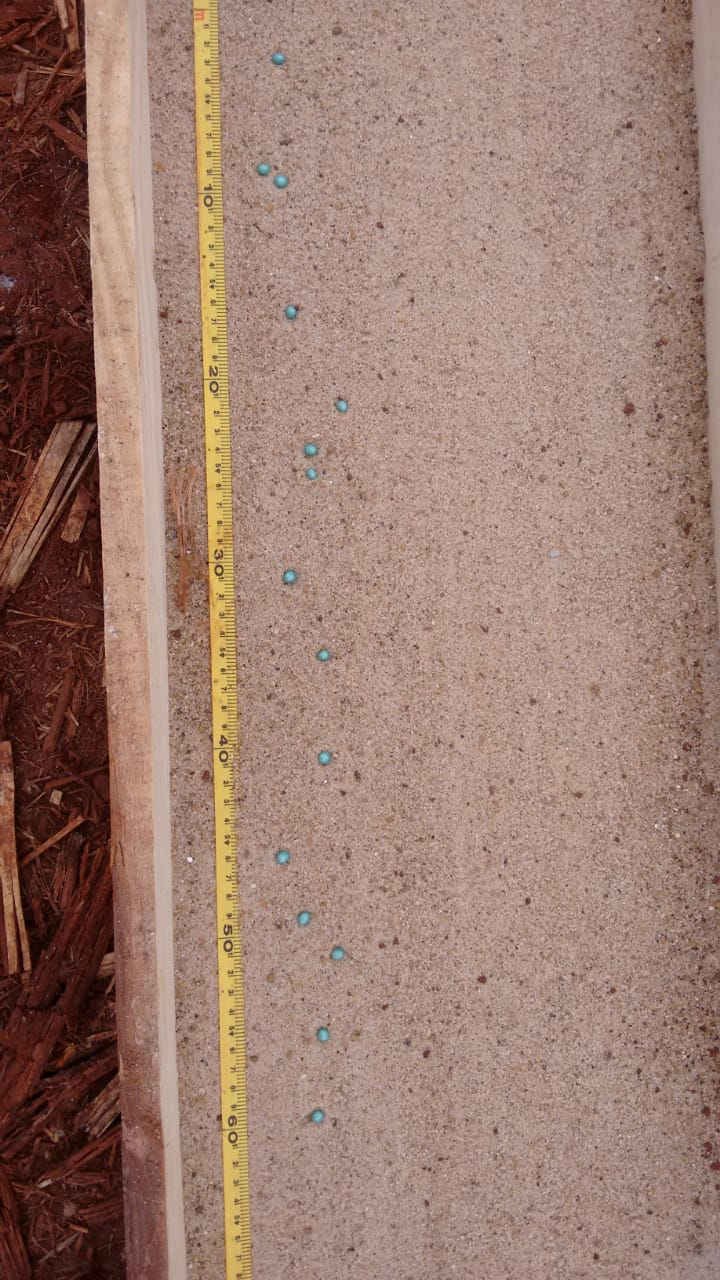
//> input picture ?image02.jpeg, 720 x 1280 px
$ ./teste '?image02.jpeg'   (built with g++ and OpenCV 4)
//> lines starting //> are read from the running program, lines starting //| are printed output that depends on the picture; after the words box and inside, x2 and y2 are one past the last pixel; in counts of white or black regions, pixels touching at a corner belong together
#include <opencv2/core/core.hpp>
#include <opencv2/highgui/highgui.hpp>
#include "opencv2/imgproc/imgproc.hpp"
#include <iostream>

using namespace cv;
using namespace std;

int main( int argc, char** argv )
{
    if( argc != 2)
    {
     cout <<" Usage: display_image ImageToLoadAndDisplay" << endl;
     return -1;
    }

    Mat image;
    image = imread(argv[1]);   // Read the file
//> image is the input picture: 1280 rows x 720 cols, CV_8UC3; mean B, G, R 112.6, 125.2, 156.4

    if(! image.data )                              // Check for invalid input
    {
        cout <<  "Could not open or find the image" << std::endl ;
        return -1;
    }

    int rows = image.rows;
//> rows = 1280
    int cols= image.cols;
//> cols = 720
    //gray= np.ndarray(shape=(s[0], s[1]), dtype=np.uint8)
    Mat gray(rows, cols, CV_8UC1);
    Mat grayM(rows, cols, CV_8UC1);

    Mat m = (Mat_<double>(1,3) << 0.1, 0.1, 0.9);

    //m= m.reshape((1,3));
    transform(image, gray, m);
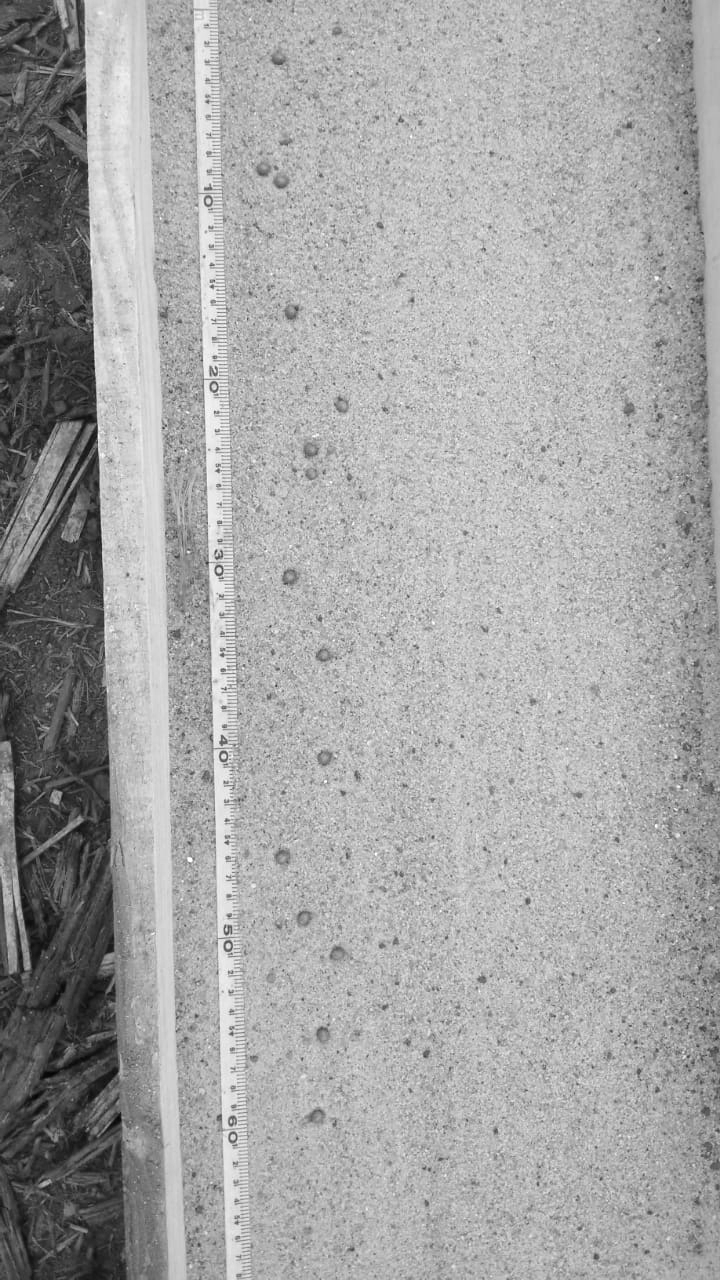
//> gray: 1280 rows x 720 cols, CV_8UC1; min 4, max 255, mean 164.6

    //threshold
    threshold(gray, gray, 220, 255, CV_THRESH_BINARY);
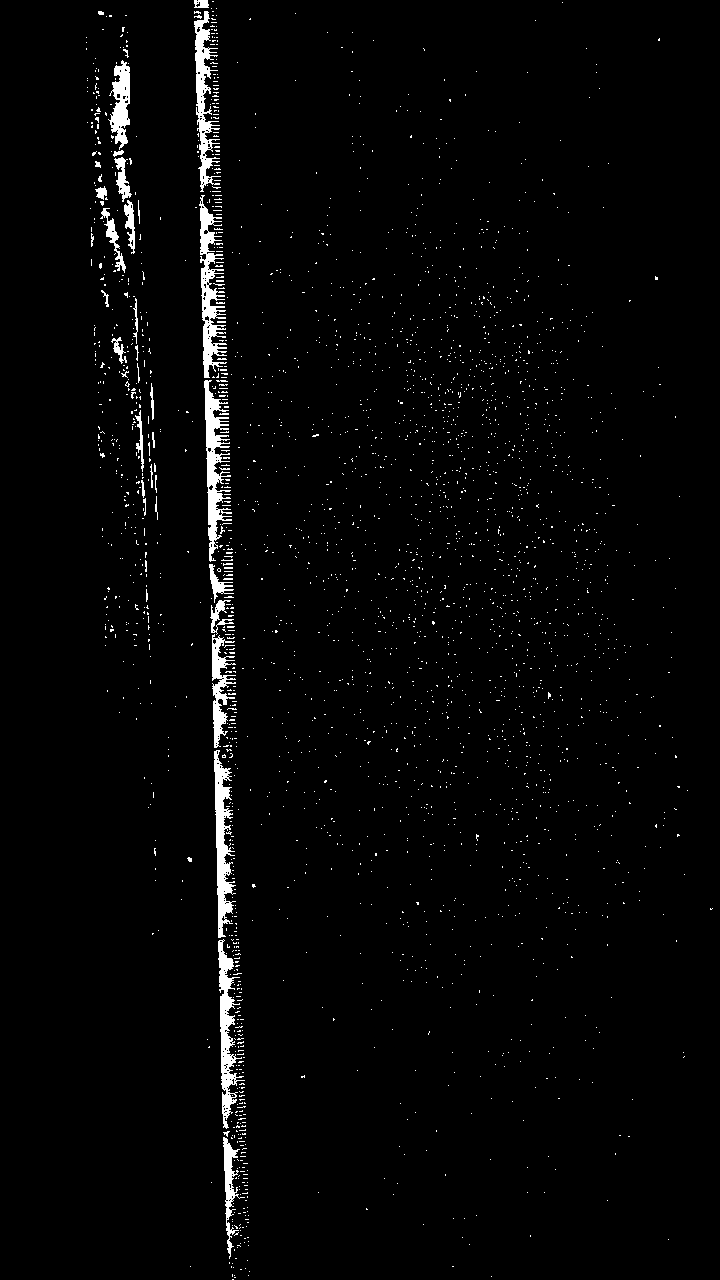
//> gray: 1280 rows x 720 cols, CV_8UC1; 2.4% white; 2729 white regions (2691 under 20 px), largest, box (x1, y1, x2, y2) and area: (199, 195, 227, 378) 2122, (204, 380, 232, 562) 2087, (214, 750, 236, 938) 1956

    medianBlur(gray, grayM, 15);
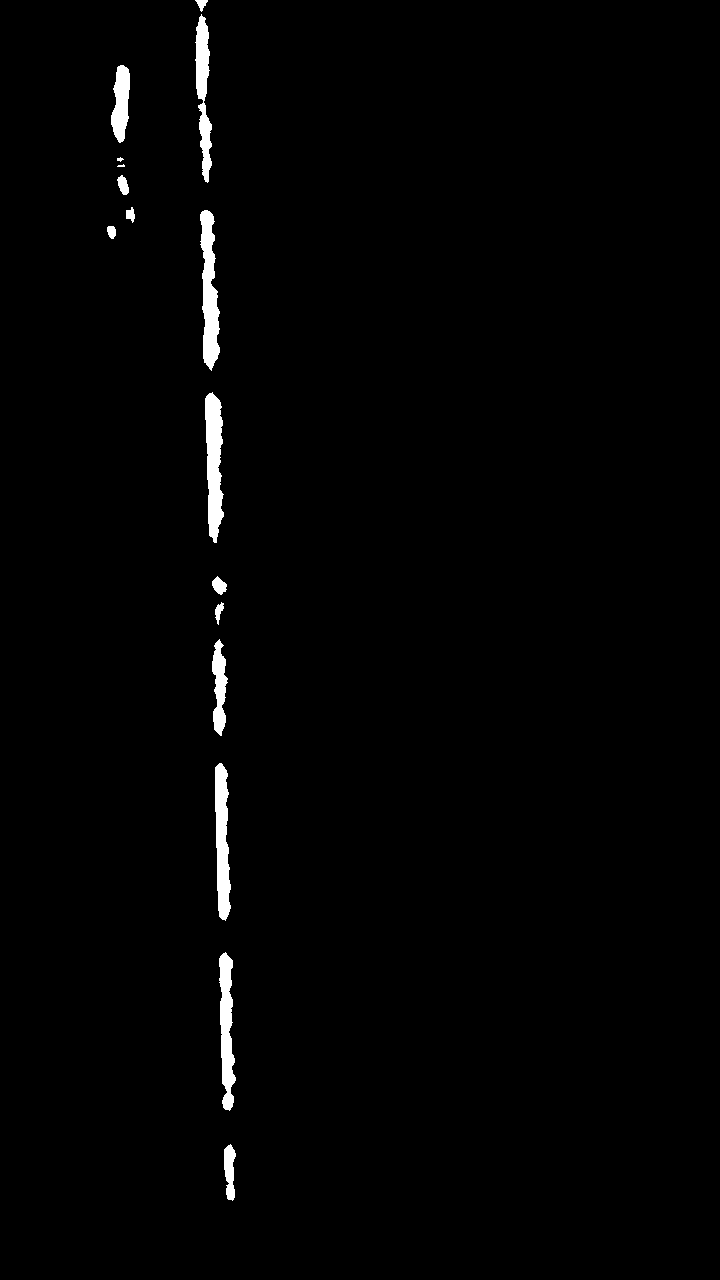
//> grayM: 1280 rows x 720 cols, CV_8UC1; 1.3% white; 16 white regions (1 under 20 px), largest, box (x1, y1, x2, y2) and area: (200, 210, 220, 371) 2016, (205, 392, 224, 543) 2013, (215, 763, 231, 921) 1810
    int cont=0;
   // cout << grayM << endl;


    for (int i=10; i <(rows-10); i++)
	for (int j=10; j <(cols-10); j++)
			if (grayM.at<unsigned char>(i,j) == 0) cont++;
//> this loop made 1260 passes
//> cont on passes 1 to 3: 697, 1396, 2096
//> after the loop, cont = 869740


    cout << "pixels count " <<cont  << endl;
//| pixels count 869740

  //  namedWindow( "Display window", WINDOW_AUTOSIZE );// Create a window for display.

   // imshow( "Display window", grayM );                   // Show our image inside it.

  //  waitKey(0);                                          // Wait for a keystroke in the window
    return 0;
}
